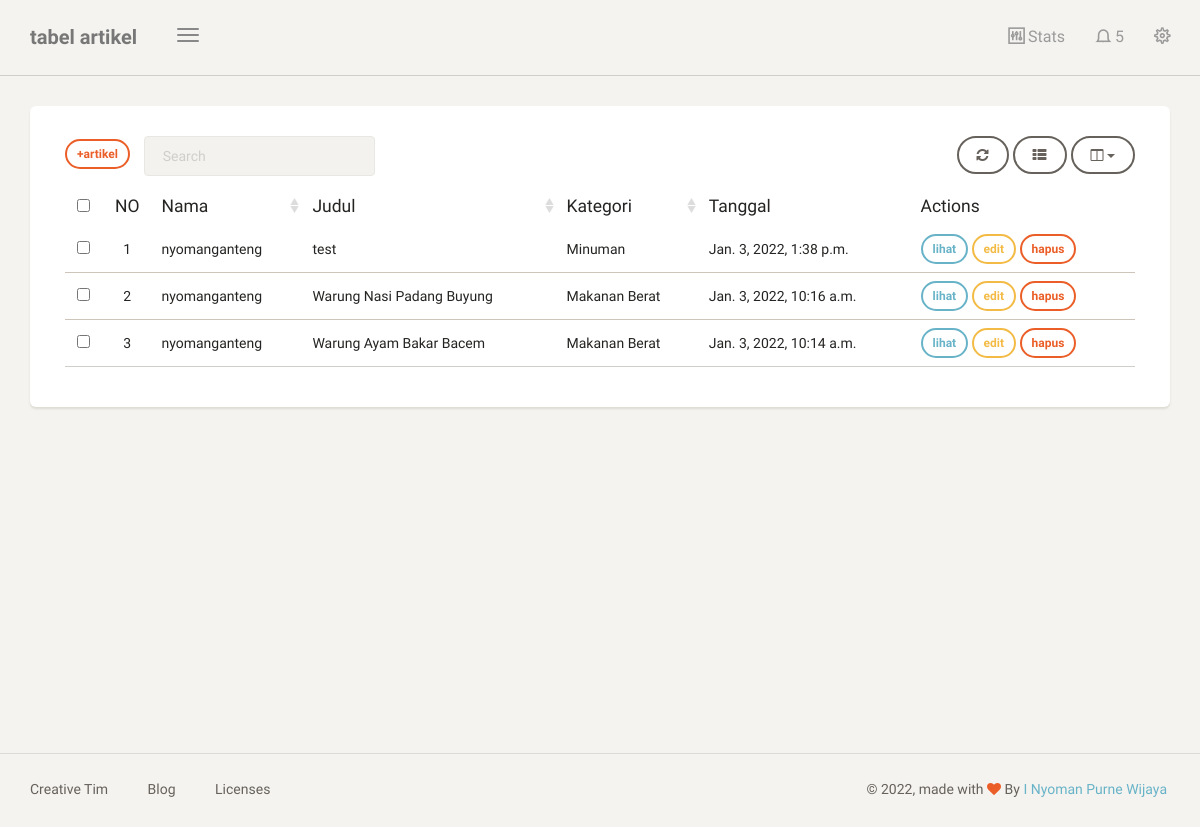
The page /dashboard/artikel/ (signed in) on the database its author committed.
### blog/models.py (models this page shows, shortened)
class Artikel(models.Model):
    nama = models.ForeignKey(User, on_delete=models.CASCADE, blank=True, null=True)
    judul = models.CharField(max_length=100)
    body = RichTextUploadingField(blank=True, null=True,
                                        config_name='special',
                                        external_plugin_resources=[(
                                            'youtube',
                                            '/static/ckeditor_plugins/youtube/youtube/',
                                            'plugin.js',
                                        )],
    )
    kategory = models.ForeignKey(Kategori, on_delete=models.CASCADE)
    date = models.DateTimeField(auto_now_add=True)
    class Meta:
        ordering =['-date']
        verbose_name_plural = "Artikel"

class Kategori(models.Model):
    nama = models.CharField(max_length=20)
    def __str__(self):
        return self.nama
    class Meta:
        verbose_name_plural = "Kategori"

### blog/views.py (the view)
# urls.py: path('artikel/',artikel, name='tabel_artikel'),
@login_required
def artikel(request):
    template_name = "back/tabel_artikel.html"
    artikel = Artikel.objects.filter(nama = request.user)
    context = {
        'title':'tabel artikel',
        'artikel':artikel,
    }
    return render(request, template_name, context)

### templates/back/tabel_artikel.html (shortened to what this page needs)
{% extends 'back/base.html' %} {% block content %}
<div class="content">
    <div class="container-fluid">
        <div class="row">
            <div class="col-md-12">
                <div class="card">
                    <div class="card-content">
                        <div class="toolbar">
                            <a class="btn btn-sm btn-danger" href="{% url 'tambah_artikel' %}">+artikel</a> &nbsp;&nbsp;&nbsp;
                        </div>
                        <table id="bootstrap-table" class="table">
                            <thead>
                                <th data-field="id" class="text-center">NO</th>
                                <th data-field="name" data-sortable="true">Nama</th>
                                <th data-field="salary" data-sortable="true">Judul</th>
                                <th data-field="country" data-sortable="true">Kategori</th>
                                <th data-field="city">Tanggal</th>
                                <th>Actions</th>
                            </thead>
                            <tbody>
                                {% for a in artikel %}
                                <tr>
                                    <td>{{forloop.counter}}</td>
                                    <td>{{a.nama}}</td>
                                    <td>{{a.judul}}</td>
                                    <td>{{a.kategory}}</td>
                                    <td>{{a.date}}</td>
                                    <td>
                                        <a class="btn btn-sm btn-info" href="{% url 'lihat_artikel' a.id %}">lihat</a>
                                        <a class="btn btn-sm btn-warning" href="{% url 'edit_artikel' a.id %}">edit</a>
                                        <a onclick= "return confirm('hapus artikel?');" class="btn btn-sm btn-danger" href="{% url 'delete_artikel' a.id %}">hapus</a>
                                    </td>
                                </tr>
                                {% endfor %}
                            </tbody>
                        </table>
                    </div>
                </div>
            </div>
        </div>
    </div>
</div>
{% endblock content %} {% block js %} {% endblock js %}

### templates/back/base.html (shortened to what this page needs)
{% load static %}
<!doctype html>
<html lang="en">
<head>
    <link href="{% static 'back/css/bootstrap.min.css' %}" rel="stylesheet" />
    <link href="{% static 'back/css/paper-dashboard.css' %}" rel="stylesheet" />
    <link href="{% static 'back/css/demo.css' %}" rel="stylesheet" />
    <link href="https://maxcdn.bootstrapcdn.com/font-awesome/latest/css/font-awesome.min.css" rel="stylesheet">
    <link href="{% static 'back/css/themify-icons.css' %}" rel="stylesheet">
</head>
<body>
    <div class="wrapper">
        <div class="main-panel">
            <nav class="navbar navbar-default">
                <div class="container-fluid">
                    <div class="navbar-header">
                        <button type="button" class="navbar-toggle">
	                        <span class="icon-bar bar1"></span>
	                        <span class="icon-bar bar2"></span>
	                        <span class="icon-bar bar3"></span>
	                    </button>
                        <a class="navbar-brand" href="#datatable">{{title}}</a>
                    </div>
                    <div class="collapse navbar-collapse">
                        <ul class="nav navbar-nav navbar-right">
                            <li>
                                <a href="#stats" class="dropdown-toggle btn-magnify" data-toggle="dropdown">
                                    <i class="ti-panel"></i>
                                    <p>Stats</p>
                                </a>
                            </li>
                            <li class="dropdown">
                                <a href="#notigfications" class="dropdown-toggle" data-toggle="dropdown">
                                    <i class="ti-bell"></i>
                                    <span class="notification">5</span>
                                </a>
                            </li>
                            <li>
                                <a href="#settings" class="btn-rotate">
                                    <i class="ti-settings"></i>
                                </a>
                            </li>
                        </ul>
                    </div>
                </div>
            </nav>
            {% block content %} {% endblock content %}
            <footer class="footer">
                <div class="container-fluid">
                    <nav class="pull-left">
                        <ul>
                            <li>
                                <a href="https://www.creative-tim.com">
	                                Creative Tim
	                            </a>
                            </li>
                            <li>
                                <a href="https://blog.creative-tim.com">
	                               Blog
	                            </a>
                            </li>
                            <li>
                                <a href="https://www.creative-tim.com/license">
	                                Licenses
	                            </a>
                            </li>
                        </ul>
                    </nav>
                    <div class="copyright pull-right">
                        &copy;
                        , made with <i class="fa fa-heart heart"></i> By <a href="#"> I Nyoman Purne Wijaya </a>
                    </div>
                </div>
            </footer>
        </div>
    </div>
</body>
</html>

### templates/back/menu.html (shortened to what this page needs)
{% load static %}

### rows shown on the page
Artikel: nama "nyomanganteng", judul "test", kategory "Minuman", date "Jan. 3, 2022, 1:38 p.m."
Artikel: nama "nyomanganteng", judul "Warung Nasi Padang Buyung", kategory "Makanan Berat", date "Jan. 3, 2022, 10:16 a.m."
Artikel: nama "nyomanganteng", judul "Warung Ayam Bakar Bacem", kategory "Makanan Berat", date "Jan. 3, 2022, 10:14 a.m."

### other values the page prints
{{ title }} "tabel artikel"
